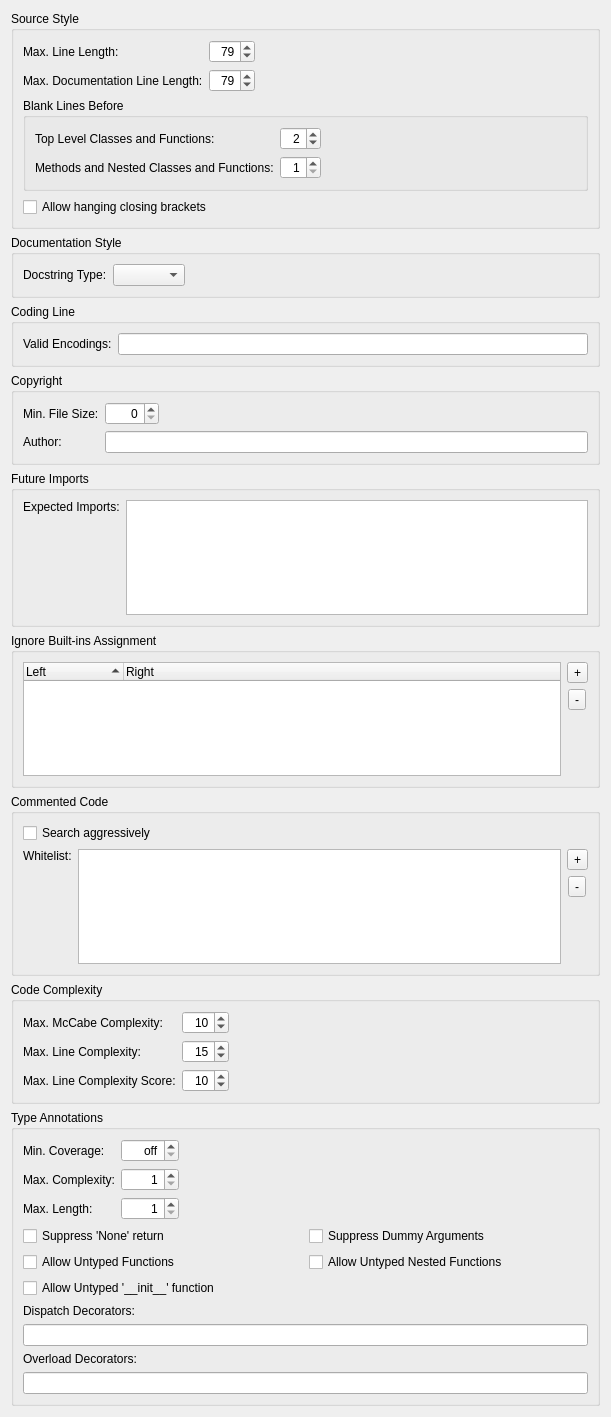
             <widget class="QWidget" name="scrollAreaWidgetContents">
              <property name="geometry">
               <rect>
                <x>0</x>
                <y>0</y>
                <width>611</width>
                <height>1417</height>
               </rect>
              </property>
              <layout class="QVBoxLayout" name="verticalLayout_4">
               <item>
                <widget class="QGroupBox" name="groupBox">
                 <property name="title">
                  <string>Source Style</string>
                 </property>
                 <layout class="QVBoxLayout" name="verticalLayout_2">
                  <item>
                   <layout class="QGridLayout" name="gridLayout_5">
                    <item row="0" column="0">
                     <widget class="QLabel" name="label_5">
                      <property name="text">
                       <string>Max. Line Length:</string>
                      </property>
                     </widget>
                    </item>
                    <item row="0" column="1">
                     <widget class="QSpinBox" name="lineLengthSpinBox">
                      <property name="toolTip">
                       <string>Enter the maximum allowed line length (PEP-8: 79 characters)</string>
                      </property>
                      <property name="alignment">
                       <set>Qt::AlignRight|Qt::AlignTrailing|Qt::AlignVCenter</set>
                      </property>
                      <property name="minimum">
                       <number>60</number>
                      </property>
                      <property name="maximum">
                       <number>119</number>
                      </property>
                      <property name="value">
                       <number>79</number>
                      </property>
                     </widget>
                    </item>
                    <item row="1" column="0">
                     <widget class="QLabel" name="label_17">
                      <property name="text">
                       <string>Max. Documentation Line Length:</string>
                      </property>
                     </widget>
                    </item>
                    <item row="1" column="1">
                     <widget class="QSpinBox" name="docLineLengthSpinBox">
                      <property name="toolTip">
                       <string>Enter the maximum allowed line length (PEP-8: 79 characters)</string>
                      </property>
                      <property name="alignment">
                       <set>Qt::AlignRight|Qt::AlignTrailing|Qt::AlignVCenter</set>
                      </property>
                      <property name="minimum">
                       <number>60</number>
                      </property>
                      <property name="maximum">
                       <number>119</number>
                      </property>
                      <property name="value">
                       <number>79</number>
                      </property>
                     </widget>
                    </item>
                    <item row="0" column="2">
                     <spacer name="horizontalSpacer_3">
                      <property name="orientation">
                       <enum>Qt::Horizontal</enum>
                      </property>
                      <property name="sizeHint" stdset="0">
                       <size>
                        <width>40</width>
                        <height>20</height>
                       </size>
                      </property>
                     </spacer>
                    </item>
                   </layout>
                  </item>
                  <item>
                   <widget class="QGroupBox" name="groupBox_8">
                    <property name="title">
                     <string>Blank Lines Before</string>
                    </property>
                    <layout class="QGridLayout" name="gridLayout_3">
                     <item row="0" column="0">
                      <widget class="QLabel" name="label_15">
                       <property name="text">
                        <string>Top Level Classes and Functions:</string>
                       </property>
                      </widget>
                     </item>
                     <item row="0" column="1">
                      <widget class="QSpinBox" name="blankBeforeTopLevelSpinBox">
                       <property name="toolTip">
                        <string>Enter the number of blank lines before top level classes and functions</string>
                       </property>
                       <property name="alignment">
                        <set>Qt::AlignRight|Qt::AlignTrailing|Qt::AlignVCenter</set>
                       </property>
                       <property name="minimum">
                        <number>1</number>
                       </property>
                       <property name="maximum">
                        <number>10</number>
                       </property>
                       <property name="value">
                        <number>2</number>
                       </property>
                      </widget>
                     </item>
                     <item row="0" column="2">
                      <spacer name="horizontalSpacer_6">
                       <property name="orientation">
                        <enum>Qt::Horizontal</enum>
                       </property>
                       <property name="sizeHint" stdset="0">
                        <size>
                         <width>153</width>
                         <height>20</height>
                        </size>
                       </property>
                      </spacer>
                     </item>
                     <item row="1" column="0">
                      <widget class="QLabel" name="label_16">
                       <property name="text">
                        <string>Methods and Nested Classes and Functions:</string>
                       </property>
                      </widget>
                     </item>
                     <item row="1" column="1">
                      <widget class="QSpinBox" name="blankBeforeMethodSpinBox">
                       <property name="toolTip">
                        <string>Enter the number of blank lines before methods and nested classes or functions</string>
                       </property>
                       <property name="alignment">
                        <set>Qt::AlignRight|Qt::AlignTrailing|Qt::AlignVCenter</set>
                       </property>
                       <property name="minimum">
                        <number>1</number>
                       </property>
                       <property name="maximum">
                        <number>10</number>
                       </property>
                       <property name="value">
                        <number>1</number>
                       </property>
                      </widget>
                     </item>
                    </layout>
                   </widget>
                  </item>
                  <item>
                   <widget class="QCheckBox" name="hangClosingCheckBox">
                    <property name="toolTip">
                     <string>Select to allow hanging closing brackets</string>
                    </property>
                    <property name="text">
                     <string>Allow hanging closing brackets</string>
                    </property>
                   </widget>
                  </item>
                 </layout>
                </widget>
               </item>
               <item>
                <widget class="QGroupBox" name="groupBox_2">
                 <property name="title">
                  <string>Documentation Style</string>
                 </property>
                 <layout class="QHBoxLayout" name="horizontalLayout_3">
                  <item>
                   <widget class="QLabel" name="label_7">
                    <property name="text">
                     <string>Docstring Type:</string>
                    </property>
                   </widget>
                  </item>
                  <item>
                   <widget class="QComboBox" name="docTypeComboBox">
                    <property name="toolTip">
                     <string>Select the rule set for docstrings</string>
                    </property>
                   </widget>
                  </item>
                  <item>
                   <spacer name="horizontalSpacer_4">
                    <property name="orientation">
                     <enum>Qt::Horizontal</enum>
                    </property>
                    <property name="sizeHint" stdset="0">
                     <size>
                      <width>297</width>
                      <height>20</height>
                     </size>
                    </property>
                   </spacer>
                  </item>
                 </layout>
                </widget>
               </item>
               <item>
                <widget class="QGroupBox" name="groupBox_4">
                 <property name="title">
                  <string>Coding Line</string>
                 </property>
                 <layout class="QHBoxLayout" name="horizontalLayout_6">
                  <item>
                   <widget class="QLabel" name="label_9">
                    <property name="text">
                     <string>Valid Encodings:</string>
                    </property>
                   </widget>
                  </item>
                  <item>
                   <widget class="E5ClearableLineEdit" name="encodingsEdit">
                    <property name="toolTip">
                     <string>Enter valid encodings separated by a comma (leave empty to use defaults)</string>
                    </property>
                   </widget>
                  </item>
                 </layout>
                </widget>
               </item>
               <item>
                <widget class="QGroupBox" name="groupBox_5">
                 <property name="title">
                  <string>Copyright</string>
                 </property>
                 <layout class="QGridLayout" name="gridLayout">
                  <item row="0" column="0">
                   <widget class="QLabel" name="label_10">
                    <property name="text">
                     <string>Min. File Size:</string>
                    </property>
                   </widget>
                  </item>
                  <item row="0" column="1">
                   <widget class="QSpinBox" name="copyrightFileSizeSpinBox">
                    <property name="toolTip">
                     <string>Enter the minimum size a file must have to be checked (0 for all files)</string>
                    </property>
                    <property name="alignment">
                     <set>Qt::AlignRight|Qt::AlignTrailing|Qt::AlignVCenter</set>
                    </property>
                    <property name="maximum">
                     <number>4096</number>
                    </property>
                   </widget>
                  </item>
                  <item row="0" column="2">
                   <spacer name="horizontalSpacer_2">
                    <property name="orientation">
                     <enum>Qt::Horizontal</enum>
                    </property>
                    <property name="sizeHint" stdset="0">
                     <size>
                      <width>324</width>
                      <height>20</height>
                     </size>
                    </property>
                   </spacer>
                  </item>
                  <item row="1" column="0">
                   <widget class="QLabel" name="label_11">
                    <property name="text">
                     <string>Author:</string>
                    </property>
                   </widget>
                  </item>
                  <item row="1" column="1" colspan="2">
                   <widget class="E5ClearableLineEdit" name="copyrightAuthorEdit">
                    <property name="toolTip">
                     <string>Enter a copyright author name to check for (leave empty to omit this check)</string>
                    </property>
                   </widget>
                  </item>
                 </layout>
                </widget>
               </item>
               <item>
                <widget class="QGroupBox" name="groupBox_6">
                 <property name="title">
                  <string>Future Imports</string>
                 </property>
                 <layout class="QHBoxLayout" name="horizontalLayout_7">
                  <item>
                   <widget class="QLabel" name="label_12">
                    <property name="text">
                     <string>Expected Imports:</string>
                    </property>
                    <property name="alignment">
                     <set>Qt::AlignLeading|Qt::AlignLeft|Qt::AlignTop</set>
                    </property>
                   </widget>
                  </item>
                  <item>
                   <widget class="QListWidget" name="futuresList">
                    <property name="alternatingRowColors">
                     <bool>true</bool>
                    </property>
                    <property name="selectionMode">
                     <enum>QAbstractItemView::ExtendedSelection</enum>
                    </property>
                    <property name="sortingEnabled">
                     <bool>true</bool>
                    </property>
                   </widget>
                  </item>
                 </layout>
                </widget>
               </item>
               <item>
                <widget class="QGroupBox" name="groupBox_7">
                 <property name="title">
                  <string>Ignore Built-ins Assignment</string>
                 </property>
                 <layout class="QHBoxLayout" name="horizontalLayout_8">
                  <item>
                   <widget class="QTreeWidget" name="builtinsAssignmentList">
                    <property name="alternatingRowColors">
                     <bool>true</bool>
                    </property>
                    <property name="rootIsDecorated">
                     <bool>false</bool>
                    </property>
                    <property name="sortingEnabled">
                     <bool>true</bool>
                    </property>
                    <column>
                     <property name="text">
                      <string>Left</string>
                     </property>
                    </column>
                    <column>
                     <property name="text">
                      <string>Right</string>
                     </property>
                    </column>
                   </widget>
                  </item>
                  <item>
                   <layout class="QVBoxLayout" name="verticalLayout_5">
                    <item alignment="Qt::AlignHCenter">
                     <widget class="QToolButton" name="addBuiltinButton">
                      <property name="toolTip">
                       <string>Press to add a built-in assignment to be ignored</string>
                      </property>
                      <property name="text">
                       <string notr="true">+</string>
                      </property>
                     </widget>
                    </item>
                    <item alignment="Qt::AlignHCenter">
                     <widget class="QToolButton" name="deleteBuiltinButton">
                      <property name="toolTip">
                       <string>Press to delete the selected entries</string>
                      </property>
                      <property name="text">
                       <string notr="true">-</string>
                      </property>
                     </widget>
                    </item>
                    <item>
                     <spacer name="verticalSpacer_3">
                      <property name="orientation">
                       <enum>Qt::Vertical</enum>
                      </property>
                      <property name="sizeHint" stdset="0">
                       <size>
                        <width>20</width>
                        <height>40</height>
                       </size>
                      </property>
                     </spacer>
                    </item>
                   </layout>
                  </item>
                 </layout>
                </widget>
               </item>
               <item>
                <widget class="QGroupBox" name="groupBox_9">
                 <property name="title">
                  <string>Commented Code</string>
                 </property>
                 <layout class="QGridLayout" name="gridLayout_8">
                  <item row="0" column="0" colspan="3">
                   <widget class="QCheckBox" name="aggressiveCheckBox">
                    <property name="toolTip">
                     <string>Select to search for commented code more aggressively. This may increase the number of false positives.</string>
                    </property>
                    <property name="text">
                     <string>Search aggressively</string>
                    </property>
                   </widget>
                  </item>
                  <item row="1" column="0">
                   <widget class="QLabel" name="label_30">
                    <property name="text">
                     <string>Whitelist:</string>
                    </property>
                    <property name="alignment">
                     <set>Qt::AlignLeading|Qt::AlignLeft|Qt::AlignTop</set>
                    </property>
                   </widget>
                  </item>
                  <item row="1" column="1">
                   <widget class="QListWidget" name="whitelistWidget"/>
                  </item>
                  <item row="1" column="2">
                   <layout class="QVBoxLayout" name="verticalLayout_6">
                    <item alignment="Qt::AlignHCenter">
                     <widget class="QToolButton" name="addWhitelistButton">
                      <property name="toolTip">
                       <string>Press to add a commented code whitelist pattern</string>
                      </property>
                      <property name="text">
                       <string notr="true">+</string>
                      </property>
                     </widget>
                    </item>
                    <item alignment="Qt::AlignHCenter">
                     <widget class="QToolButton" name="deleteWhitelistButton">
                      <property name="toolTip">
                       <string>Press to delete the selected entries</string>
                      </property>
                      <property name="text">
                       <string notr="true">-</string>
                      </property>
                     </widget>
                    </item>
                    <item>
                     <spacer name="verticalSpacer_6">
                      <property name="orientation">
                       <enum>Qt::Vertical</enum>
                      </property>
                      <property name="sizeHint" stdset="0">
                       <size>
                        <width>20</width>
                        <height>40</height>
                       </size>
                      </property>
                     </spacer>
                    </item>
                   </layout>
                  </item>
                 </layout>
                </widget>
               </item>
               <item>
                <widget class="QGroupBox" name="groupBox_3">
                 <property name="title">
                  <string>Code Complexity</string>
                 </property>
                 <layout class="QGridLayout" name="gridLayout_4">
                  <item row="0" column="2" rowspan="2">
                   <spacer name="horizontalSpacer_5">
                    <property name="orientation">
                     <enum>Qt::Horizontal</enum>
                    </property>
                    <property name="sizeHint" stdset="0">
                     <size>
                      <width>313</width>
                      <height>20</height>
                     </size>
                    </property>
                   </spacer>
                  </item>
                  <item row="0" column="0">
                   <widget class="QLabel" name="label_8">
                    <property name="text">
                     <string>Max. McCabe Complexity:</string>
                    </property>
                   </widget>
                  </item>
                  <item row="0" column="1">
                   <widget class="QSpinBox" name="complexitySpinBox">
                    <property name="toolTip">
                     <string>Enter the maximum allowed code complexity (McCabe: 10)</string>
                    </property>
                    <property name="alignment">
                     <set>Qt::AlignRight|Qt::AlignTrailing|Qt::AlignVCenter</set>
                    </property>
                    <property name="maximum">
                     <number>100</number>
                    </property>
                    <property name="value">
                     <number>10</number>
                    </property>
                   </widget>
                  </item>
                  <item row="1" column="0">
                   <widget class="QLabel" name="label_13">
                    <property name="text">
                     <string>Max. Line Complexity:</string>
                    </property>
                   </widget>
                  </item>
                  <item row="1" column="1">
                   <widget class="QSpinBox" name="lineComplexitySpinBox">
                    <property name="toolTip">
                     <string>Enter the maximum complexity (number of nodes) for a line of code</string>
                    </property>
                    <property name="alignment">
                     <set>Qt::AlignRight|Qt::AlignTrailing|Qt::AlignVCenter</set>
                    </property>
                    <property name="maximum">
                     <number>100</number>
                    </property>
                    <property name="value">
                     <number>15</number>
                    </property>
                   </widget>
                  </item>
                  <item row="2" column="0">
                   <widget class="QLabel" name="label_14">
                    <property name="text">
                     <string>Max. Line Complexity Score:</string>
                    </property>
                   </widget>
                  </item>
                  <item row="2" column="1">
                   <widget class="QSpinBox" name="lineComplexityScoreSpinBox">
                    <property name="toolTip">
                     <string>Enter the maximum allowed median for line complexity</string>
                    </property>
                    <property name="alignment">
                     <set>Qt::AlignRight|Qt::AlignTrailing|Qt::AlignVCenter</set>
                    </property>
                    <property name="maximum">
                     <number>100</number>
                    </property>
                    <property name="value">
                     <number>10</number>
                    </property>
                   </widget>
                  </item>
                 </layout>
                </widget>
               </item>
               <item>
                <widget class="QGroupBox" name="groupBox_10">
                 <property name="title">
                  <string>Type Annotations</string>
                 </property>
                 <layout class="QVBoxLayout" name="verticalLayout_3">
                  <item>
                   <layout class="QGridLayout" name="gridLayout_6">
                    <item row="0" column="0">
                     <widget class="QLabel" name="label_18">
                      <property name="text">
                       <string>Min. Coverage:</string>
                      </property>
                     </widget>
                    </item>
                    <item row="0" column="1">
                     <widget class="QSpinBox" name="minAnnotationsCoverageSpinBox">
                      <property name="toolTip">
                       <string>Enter the minimum percentage of type annotations</string>
                      </property>
                      <property name="alignment">
                       <set>Qt::AlignRight|Qt::AlignTrailing|Qt::AlignVCenter</set>
                      </property>
                      <property name="specialValueText">
                       <string>off</string>
                      </property>
                      <property name="suffix">
                       <string>%</string>
                      </property>
                      <property name="maximum">
                       <number>100</number>
                      </property>
                     </widget>
                    </item>
                    <item row="0" column="2">
                     <spacer name="horizontalSpacer_7">
                      <property name="orientation">
                       <enum>Qt::Horizontal</enum>
                      </property>
                      <property name="sizeHint" stdset="0">
                       <size>
                        <width>352</width>
                        <height>20</height>
                       </size>
                      </property>
                     </spacer>
                    </item>
                    <item row="1" column="0">
                     <widget class="QLabel" name="label_19">
                      <property name="text">
                       <string>Max. Complexity:</string>
                      </property>
                     </widget>
                    </item>
                    <item row="1" column="1">
                     <widget class="QSpinBox" name="maxAnnotationsComplexitySpinBox">
                      <property name="toolTip">
                       <string>Enter the maximum type annotation complexity</string>
                      </property>
                      <property name="alignment">
                       <set>Qt::AlignRight|Qt::AlignTrailing|Qt::AlignVCenter</set>
                      </property>
                      <property name="minimum">
                       <number>1</number>
                      </property>
                      <property name="maximum">
                       <number>9</number>
                      </property>
                     </widget>
                    </item>
                    <item row="2" column="0">
                     <widget class="QLabel" name="label_32">
                      <property name="text">
                       <string>Max. Length:</string>
                      </property>
                     </widget>
                    </item>
                    <item row="2" column="1">
                     <widget class="QSpinBox" name="maxAnnotationsLengthSpinBox">
                      <property name="toolTip">
                       <string>Enter the maximum type annotation length</string>
                      </property>
                      <property name="alignment">
                       <set>Qt::AlignRight|Qt::AlignTrailing|Qt::AlignVCenter</set>
                      </property>
                      <property name="minimum">
                       <number>1</number>
                      </property>
                      <property name="maximum">
                       <number>15</number>
                      </property>
                     </widget>
                    </item>
                   </layout>
                  </item>
                  <item>
                   <layout class="QGridLayout" name="gridLayout_9">
                    <item row="0" column="0">
                     <widget class="QCheckBox" name="suppressNoneReturningCheckBox">
                      <property name="toolTip">
                       <string>Select to not report functions without returns or with only bare returns</string>
                      </property>
                      <property name="text">
                       <string>Suppress 'None' return</string>
                      </property>
                     </widget>
                    </item>
                    <item row="0" column="1">
                     <widget class="QCheckBox" name="suppressDummyArgsCheckBox">
                      <property name="toolTip">
                       <string>Select to not report dummy (i.e. '_') arguments</string>
                      </property>
                      <property name="text">
                       <string>Suppress Dummy Arguments</string>
                      </property>
                     </widget>
                    </item>
                    <item row="1" column="0">
                     <widget class="QCheckBox" name="allowUntypedDefsCheckBox">
                      <property name="toolTip">
                       <string>Select to not report dynamically typed functions</string>
                      </property>
                      <property name="text">
                       <string>Allow Untyped Functions</string>
                      </property>
                     </widget>
                    </item>
                    <item row="1" column="1">
                     <widget class="QCheckBox" name="allowUntypedNestedCheckBox">
                      <property name="toolTip">
                       <string>Select to not report dynamically typed nested functions</string>
                      </property>
                      <property name="text">
                       <string>Allow Untyped Nested Functions</string>
                      </property>
                     </widget>
                    </item>
                    <item row="2" column="0" colspan="2">
                     <widget class="QCheckBox" name="mypyInitReturnCheckBox">
                      <property name="toolTip">
                       <string>Select to not report unhinted '__init__' return</string>
                      </property>
                      <property name="text">
                       <string>Allow Untyped '__init__' function</string>
                      </property>
                     </widget>
                    </item>
                   </layout>
                  </item>
                  <item>
                   <widget class="QLabel" name="label_33">
                    <property name="text">
                     <string>Dispatch Decorators:</string>
                    </property>
                   </widget>
                  </item>
                  <item>
                   <widget class="E5ClearableLineEdit" name="dispatchDecoratorEdit">
                    <property name="toolTip">
                     <string>Enter the list of dispatch decorators separated by comma</string>
                    </property>
                   </widget>
                  </item>
                  <item>
                   <widget class="QLabel" name="label_34">
                    <property name="text">
                     <string>Overload Decorators:</string>
                    </property>
                   </widget>
                  </item>
                  <item>
                   <widget class="E5ClearableLineEdit" name="overloadDecoratorEdit">
                    <property name="toolTip">
                     <string>Enter the list of typing.overload decorators separated by comma</string>
                    </property>
                   </widget>
                  </item>
                 </layout>
                </widget>
               </item>
              </layout>
             </widget>
